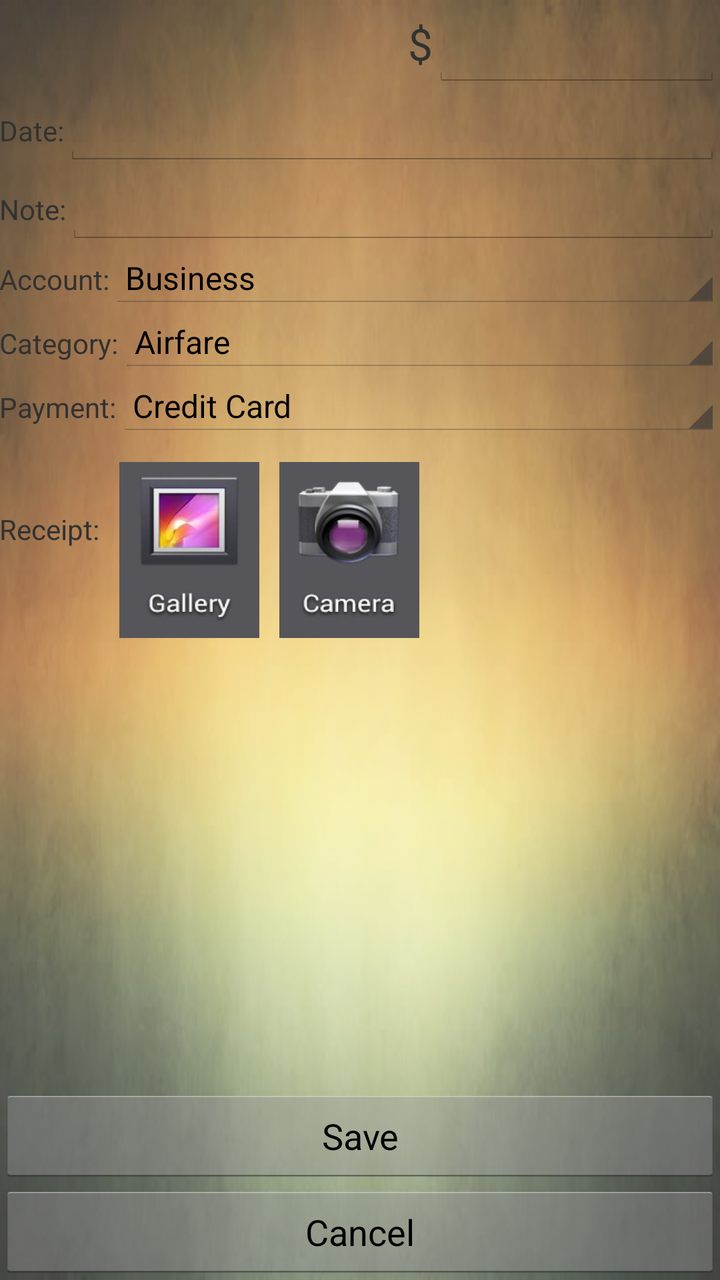
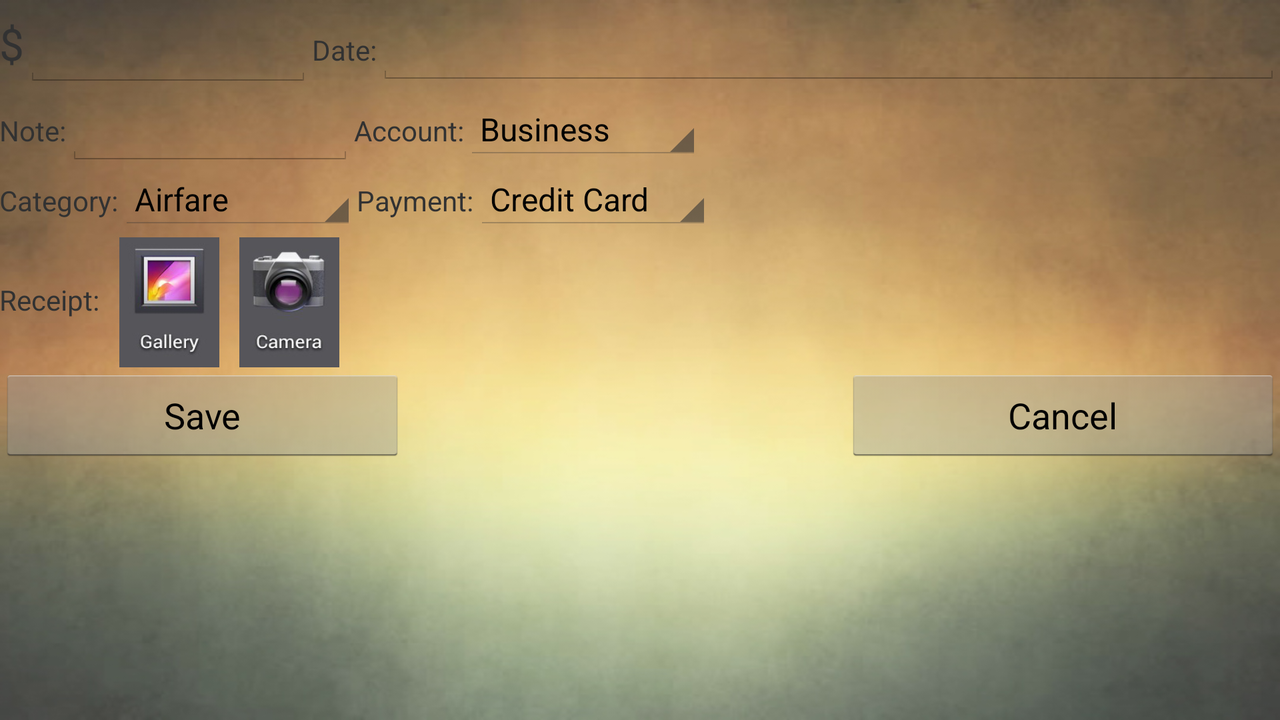

First picture: res/layout/ on a phone held upright. Second picture: the repository's own variant of that layout, on a device whose configuration matches the variant's folder. Source for both follows.
<!-- AndroidManifest.xml: application theme AppTheme -->
<!-- res/layout/activity_edit_expense.xml -->
<LinearLayout xmlns:android="http://schemas.android.com/apk/res/android"
    xmlns:tools="http://schemas.android.com/tools"
    android:layout_width="match_parent"
    android:layout_height="match_parent"
    android:orientation="vertical"
	android:paddingBottom="@dimen/activity_vertical_margin"
	android:paddingLeft="@dimen/activity_horizontal_margin"
	android:paddingRight="@dimen/activity_horizontal_margin"
	android:paddingTop="@dimen/activity_vertical_margin" 
	android:background="@drawable/bg1"   
    tools:context=".EditExpenseActivity" >

    
    <LinearLayout
        android:layout_width="match_parent"
        android:layout_height="wrap_content"
        android:gravity="right"
        android:orientation="horizontal" >

        <TextView
            android:layout_width="wrap_content"
            android:layout_height="wrap_content"
            android:text="@string/$_text"
            android:textSize="22sp" />

        <EditText
            android:id="@+id/amount_in_dollars"
            android:layout_width="144dp"
            android:layout_height="wrap_content"
            android:ems="10"
            android:inputType="numberDecimal"
            android:textSize="22sp" />
        
    </LinearLayout>
    
    <LinearLayout
        android:layout_width="match_parent"
        android:layout_height="wrap_content"
        android:gravity="right"
        android:orientation="horizontal" >
        
        <TextView
        	android:layout_width="wrap_content"
        	android:layout_height="wrap_content"
        	android:text="@string/date_text" />

        <EditText
            android:id="@+id/expense_date"
            android:layout_width="match_parent"
            android:layout_height="wrap_content"
            android:inputType="date" />
        
    </LinearLayout>
    
    <LinearLayout
        android:layout_width="match_parent"
        android:layout_height="wrap_content"
        android:gravity="right"
        android:orientation="horizontal" >

        <TextView
            android:layout_width="wrap_content"
            android:layout_height="wrap_content"
            android:text="@string/note_text" />

        <EditText
            android:id="@+id/notes"
            android:layout_width="match_parent"
            android:layout_height="wrap_content"
            android:inputType="textCapSentences" />

    </LinearLayout>
    
    <LinearLayout
        android:layout_width="match_parent"
        android:layout_height="wrap_content"
        android:gravity="right"
        android:orientation="horizontal" >
    	
    	<TextView
        	android:layout_width="wrap_content"
        	android:layout_height="wrap_content"
        	android:text="@string/account_type" />
    
    	<Spinner
        	android:id="@+id/account_type_spinner"
        	android:layout_width="match_parent"
        	android:layout_height="wrap_content"
        	android:entries="@array/accounts_array"
        	android:prompt="@string/accounts_prompt" />
    	
    </LinearLayout>
    
    <LinearLayout
        android:layout_width="match_parent"
        android:layout_height="wrap_content"
        android:gravity="right"
        android:orientation="horizontal" >
    	
    	<TextView
        	android:layout_width="wrap_content"
        	android:layout_height="wrap_content"
        	android:text="@string/category_name" />
    
    	<Spinner
        	android:id="@+id/category_type_spinner"
        	android:layout_width="match_parent"
        	android:layout_height="wrap_content"
        	android:entries="@array/categories_array"
        	android:prompt="@string/category_prompt" />
    	
    </LinearLayout>

    <LinearLayout
        android:layout_width="match_parent"
        android:layout_height="wrap_content"
        android:gravity="right"
        android:orientation="horizontal" >
    	
    	<TextView
        	android:layout_width="wrap_content"
        	android:layout_height="wrap_content"
        	android:text="@string/payment_type" />
    
    	<Spinner
        	android:id="@+id/payment_method_spinner"
        	android:layout_width="match_parent"
        	android:layout_height="wrap_content"
        	android:entries="@array/payment_methods_array"
        	android:prompt="@string/payment_method_prompt" />
    	
    </LinearLayout>
    
    <LinearLayout
        android:layout_width="match_parent"
        android:layout_height="wrap_content"
        android:orientation="horizontal" >

        <TextView
            android:layout_width="wrap_content"
            android:layout_height="wrap_content"
            android:text="@string/receipt_text" />

        <Button
            android:id="@+id/gallery"
            android:layout_width="70dp"
            android:layout_height="88dp"
            android:layout_marginLeft="10dp"
            android:layout_marginRight="10dp"
            android:layout_marginTop="12dp"
            android:background="@drawable/gal" />

        <Button
            android:id="@+id/take_photo"
            android:layout_width="70dp"
            android:layout_height="88dp"
            android:layout_marginRight="10dp"
            android:layout_marginTop="12dp"
            android:background="@drawable/cam" />
        
        <ImageView
        	android:id ="@+id/receipt"
        	android:layout_width = "120sp"
        	android:layout_height = "120sp" 
        	android:contentDescription="receipt"/>
        
    </LinearLayout>
    
    <RelativeLayout
        android:layout_width="match_parent"
        android:layout_height="match_parent" >

        <Button
            android:id="@+id/save_button"
            android:layout_width="fill_parent"
            android:layout_height="wrap_content"
            android:layout_above="@+id/cancel_button"
            android:layout_alignParentLeft="true"
            android:text="@string/save_button_text" />
        
        <Button
            android:id="@+id/update_button"
            android:layout_width="fill_parent"
            android:layout_height="wrap_content"
            android:layout_above="@+id/cancel_button"
            android:layout_alignParentLeft="true"
            android:text="@string/update_button_text"
            android:visibility="invisible" />
        
        <Button
            android:id="@+id/cancel_button"
            android:layout_width="fill_parent"
            android:layout_height="wrap_content"
            android:layout_alignParentBottom="true"
            android:layout_alignParentLeft="true"
            android:text="@string/cancel_button_text" />
        
    </RelativeLayout>
     
</LinearLayout>
<!-- resources referenced by this layout -->
<resources>
  <string-array name="accounts_array">
          <item>Business</item>
          <item>Family</item>
          <item>Friends</item>
          <item>Home</item>
          <item>Kids</item>
          <item>Personal</item>
          <item>Work</item>
          <item>Miscellaneous</item>
      </string-array>
  <string-array name="categories_array">
          <item>Airfare</item>
          <item>Bus</item>
          <item>Car</item>
          <item>Entertainment</item>
          <item>Food</item>
          <item>Fuel</item>
          <item>Groceries</item>
          <item>Hotel</item>
          <item>Laundry</item>
          <item>Medical</item>
          <item>Mobile</item>
          <item>Train</item>
          <item>Miscellaneous</item>
      </string-array>
  <string-array name="payment_methods_array">
          <item>Credit Card</item>
          <item>Debit Card</item>
          <item>Cash</item>
          <item>Miscellaneous</item>
      </string-array>
  <!-- drawable bg1: jpg bitmap (drawable-hdpi, 105341 bytes) -->
  <!-- drawable cam: jpg bitmap (drawable-hdpi, 19523 bytes) -->
  <!-- drawable gal: jpg bitmap (drawable-hdpi, 20079 bytes) -->
  <string name="account_type">Account:</string>
  <string name="accounts_prompt">Choose an account</string>
  <string name="cancel_button_text">Cancel</string>
  <string name="category_name">Category:</string>
  <string name="category_prompt">Choose a category</string>
  <string name="date_text">Date:</string>
  <string name="note_text">Note:</string>
  <string name="payment_method_prompt">Choose a payment method</string>
  <string name="payment_type">Payment:</string>
  <string name="receipt_text">Receipt:</string>
  <string name="save_button_text">Save</string>
  <string name="update_button_text">Update</string>
  <style name="AppTheme" parent="AppBaseTheme">
          
      </style>
  <style name="AppBaseTheme" parent="android:Theme.Holo.Light.DarkActionBar">
          
      </style>
</resources>
<!-- res/layout-land/activity_edit_expense.xml (the repository's variant of the layout above) -->
<!-- drawn on the phone turned sideways -->
<LinearLayout xmlns:android="http://schemas.android.com/apk/res/android"
    xmlns:tools="http://schemas.android.com/tools"
    android:layout_width="match_parent"
    android:layout_height="match_parent"
    android:orientation="vertical"
	android:paddingBottom="@dimen/activity_vertical_margin"
	android:paddingLeft="@dimen/activity_horizontal_margin"
	android:paddingRight="@dimen/activity_horizontal_margin"
	android:paddingTop="@dimen/activity_vertical_margin" 
	android:background="@drawable/bg1"   
    tools:context=".EditExpenseActivity" >

    
    <LinearLayout
        android:layout_width="match_parent"
        android:layout_height="wrap_content"
        android:orientation="horizontal" >

        <TextView
            android:layout_width="wrap_content"
            android:layout_height="wrap_content"
            android:text="@string/$_text"
            android:textSize="22sp" />

        <EditText
            android:id="@+id/amount_in_dollars"
            android:layout_width="144dp"
            android:layout_height="wrap_content"
            android:ems="10"
            android:inputType="numberDecimal"
            android:textSize="22sp" />
        
         <TextView
        	android:layout_width="wrap_content"
        	android:layout_height="wrap_content"
        	android:text="@string/date_text" />

        <EditText
            android:id="@+id/expense_date"
            android:layout_width="match_parent"
            android:layout_height="wrap_content"
            android:inputType="date" />
        
    </LinearLayout>
    
    <LinearLayout
        android:layout_width="match_parent"
        android:layout_height="wrap_content"
        android:orientation="horizontal" >
        
        <TextView
            android:layout_width="wrap_content"
            android:layout_height="wrap_content"
            android:text="@string/note_text" />

        <EditText
            android:id="@+id/notes"
            android:layout_width="144dp"
            android:layout_height="wrap_content"
            android:inputType="textCapSentences" />
        
        <TextView
        	android:layout_width="wrap_content"
        	android:layout_height="wrap_content"
        	android:text="@string/account_type" />
    
    	<Spinner
        	android:id="@+id/account_type_spinner"
        	android:layout_width="wrap_content"
        	android:layout_height="wrap_content"
        	android:entries="@array/accounts_array"
        	android:prompt="@string/accounts_prompt" />
        
    </LinearLayout>
    
    <LinearLayout
        android:layout_width="match_parent"
        android:layout_height="wrap_content"
        android:orientation="horizontal" >
	
    	<TextView
        	android:layout_width="wrap_content"
        	android:layout_height="wrap_content"
        	android:text="@string/category_name" />
    
    	<Spinner
        	android:id="@+id/category_type_spinner"
        	android:layout_width="wrap_content"
        	android:layout_height="wrap_content"
        	android:entries="@array/categories_array"
        	android:prompt="@string/category_prompt" />
    	
    	<TextView
        	android:layout_width="wrap_content"
        	android:layout_height="wrap_content"
        	android:text="@string/payment_type" />
    
    	<Spinner
        	android:id="@+id/payment_method_spinner"
        	android:layout_width="wrap_content"
        	android:layout_height="wrap_content"
        	android:entries="@array/payment_methods_array"
        	android:prompt="@string/payment_method_prompt" />
    	
    </LinearLayout>
    
    <LinearLayout
        android:layout_width="match_parent"
        android:layout_height="wrap_content"
        android:orientation="horizontal" >

        <TextView
            android:layout_width="wrap_content"
            android:layout_height="wrap_content"
            android:text="@string/receipt_text" />

        <Button
            android:id="@+id/gallery"
            android:layout_width="50dp"
            android:layout_height="65dp"
            android:layout_marginLeft="10dp"
            android:layout_marginRight="10dp"
            android:layout_marginTop="3dp"
            android:background="@drawable/gal" />

        <Button
            android:id="@+id/take_photo"
            android:layout_width="50dp"
            android:layout_height="65dp"
            android:layout_marginRight="10dp"
            android:layout_marginTop="3dp"
            android:background="@drawable/cam" />
        
        <ImageView
        	android:id ="@+id/receipt"
        	android:layout_width = "50dp"
        	android:layout_height = "65dp" 
        	android:contentDescription="receipt"/>
        
    </LinearLayout>
    
    <LinearLayout
        android:layout_width="match_parent"
        android:layout_height="match_parent" 
        android:orientation="horizontal">

        <Button
            android:id="@+id/save_button"
            android:layout_width="wrap_content"
            android:layout_weight="1"
            android:layout_height="wrap_content"
            android:text="@string/save_button_text" />
        
        <Button
            android:id="@+id/update_button"
            android:layout_width="wrap_content"
            android:layout_weight="1"
            android:layout_height="wrap_content"
            android:text="@string/update_button_text"
            android:visibility="invisible" />
        
        <Button
            android:id="@+id/cancel_button"
            android:layout_width="wrap_content"
            android:layout_weight="1"
            android:layout_height="wrap_content"
            android:text="@string/cancel_button_text" />
        
    </LinearLayout>
     
</LinearLayout>
